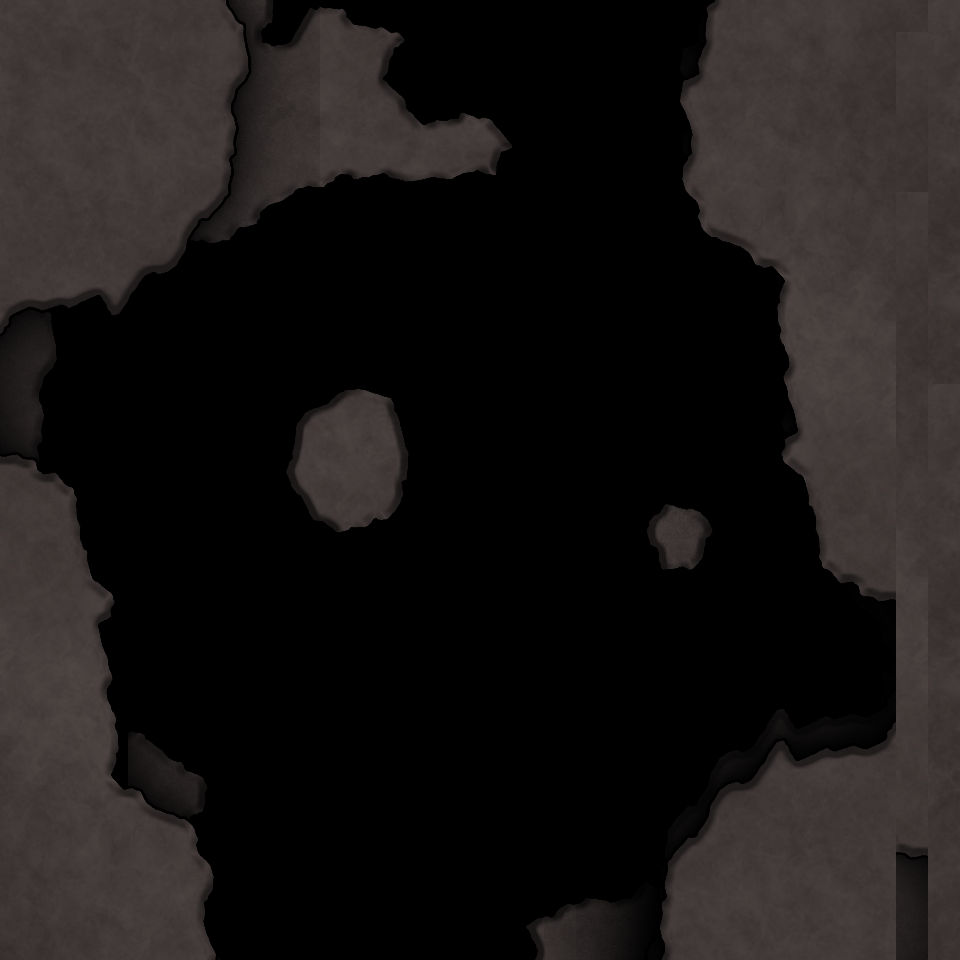

A 2D game scene composited from a Tiled map and its tileset images. What follows is a short description and the map's XML, with each tile layer's data collapsed to a summary:
An orthogonal 30x30 tile map with 32x32 px tiles, 5 tile layers (Tile Layer 5, Tile Layer 1, Tile Layer 2, Tile Layer 3, ...), 4 tilesets.

<map version="1.10" tiledversion="1.11.2" orientation="orthogonal" renderorder="right-down" width="30" height="30" tilewidth="32" tileheight="32" infinite="0" nextlayerid="6" nextobjectid="1">
 <tileset firstgid="1" name="nền đất" tilewidth="32" tileheight="32" tilecount="1369" columns="37">
  <image source="Cave Assets Pt.1/Tiles (transparent ground)/Tile 20.png" width="1200" height="1200" />
 </tileset>
 <tileset firstgid="1370" name="E Wall 2" tilewidth="32" tileheight="32" tilecount="740" columns="20">
  <image source="Cave Assets Pt.1/Separate Cave Walls/Walls/E Wall 2.png" width="662" height="1200" />
 </tileset>
 <tileset firstgid="2110" name="N Wall 2" tilewidth="32" tileheight="32" tilecount="703" columns="37">
  <image source="Cave Assets Pt.1/Separate Cave Walls/Walls/N Wall 2.png" width="1200" height="639" />
 </tileset>
 <tileset firstgid="2813" name="Overworld_Tileset" tilewidth="32" tileheight="32" tilecount="54" columns="9">
  <image source="Overworld_Tileset.png" width="288" height="208" />
 </tileset>
 <layer id="5" name="Tile Layer 5" width="30" height="30">
  <data>[900 cells, 0 non-empty, 0 distinct tile ids]</data>
 </layer>
 <layer id="1" name="Tile Layer 1" width="30" height="30">
  <data>[900 cells, 900 non-empty, 853 distinct tile ids]</data>
 </layer>
 <layer id="2" name="Tile Layer 2" width="30" height="30">
  <data>[900 cells, 690 non-empty, 382 distinct tile ids]</data>
 </layer>
 <layer id="3" name="Tile Layer 3" width="30" height="30">
  <data>[900 cells, 390 non-empty, 378 distinct tile ids]</data>
 </layer>
 <layer id="4" name="Tile Layer 4" width="30" height="30">
  <data>[900 cells, 356 non-empty, 304 distinct tile ids]</data>
 </layer>
</map>
